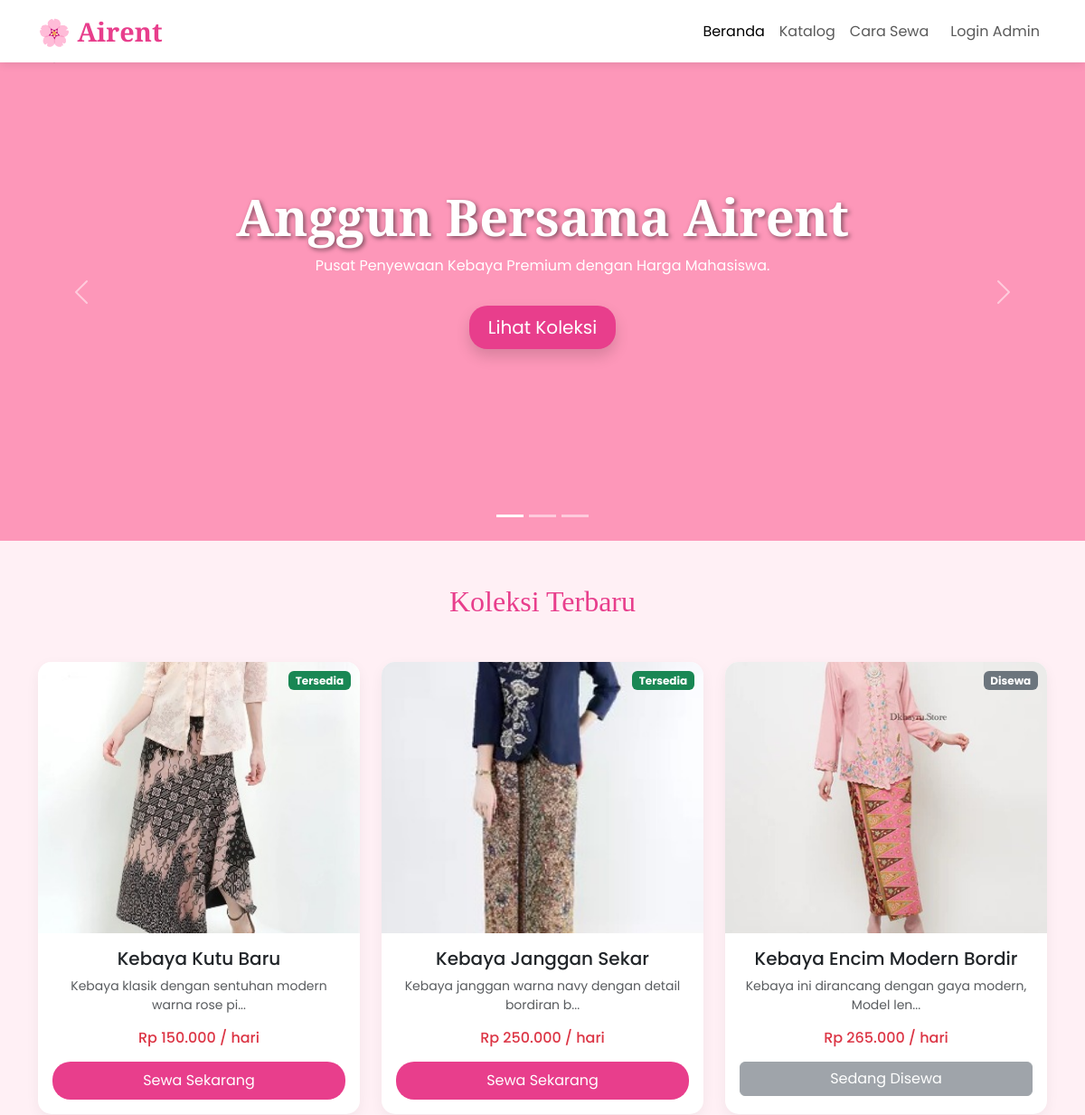
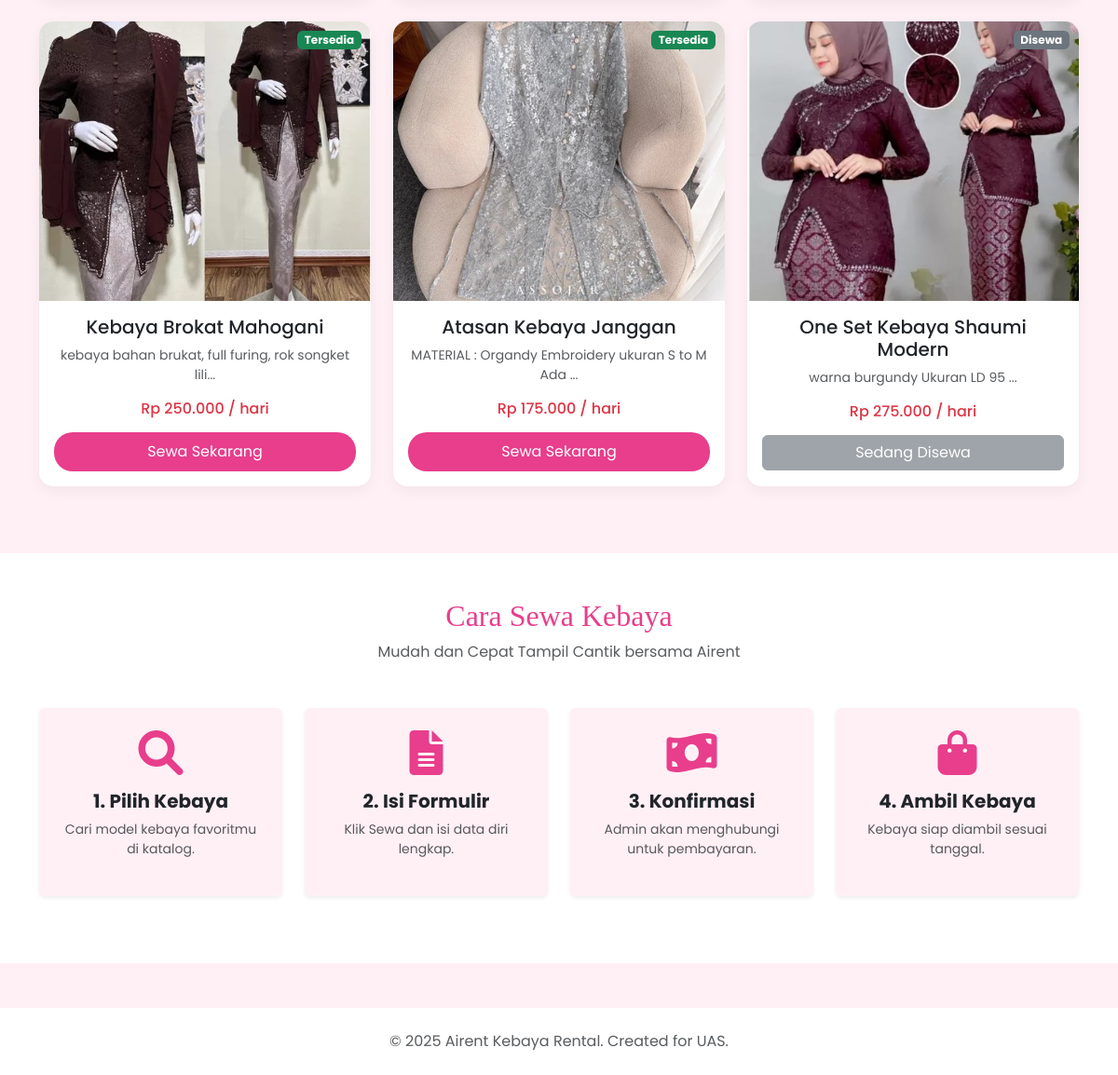
The page / on the database its author committed (2 pictures, top to bottom).
### tables this page shows
CREATE TABLE `kebaya` (
  `id` int(11) NOT NULL,
  `nama_kebaya` varchar(100) NOT NULL,
  `deskripsi` text NOT NULL,
  `harga_sewa` int(11) NOT NULL,
  `gambar` varchar(100) NOT NULL,
  `status` enum('Tersedia','Disewa') DEFAULT 'Tersedia'
);

### index.php (the view, shortened to what this page needs)
<?php
include 'koneksi.php';
$query = mysqli_query($koneksi, "SELECT * FROM kebaya");
?>
<!DOCTYPE html>
<html lang="id">
<head>
    <link href="https://cdn.jsdelivr.net/npm/bootstrap@5.3.0/dist/css/bootstrap.min.css" rel="stylesheet">
    <link rel="stylesheet" href="https://cdnjs.cloudflare.com/ajax/libs/font-awesome/6.0.0/css/all.min.css">
</head>
<body>
    <nav class="navbar navbar-expand-lg navbar-light fixed-top">
        <div class="container">
            <a class="navbar-brand" href="#">🌸 Airent</a>
            <div class="collapse navbar-collapse" id="navbarNav">
                <ul class="navbar-nav ms-auto">
                    <li class="nav-item"><a class="nav-link active" href="#">Beranda</a></li>
                    <li class="nav-item"><a class="nav-link" href="#katalog">Katalog</a></li>
                    <li class="nav-item"><a class="nav-link" href="#cara-sewa">Cara Sewa</a></li>
                    <li class="nav-item"><a class="nav-link btn btn-outline-danger ms-2 rounded-pill" href="login.php">Login Admin</a></li>
                </ul>
            </div>
        </div>
    </nav>
    <header class="hero mt-5">
    <div id="heroCarousel" class="carousel slide mt-5" data-bs-ride="carousel">
        <div class="carousel-indicators">
            <button type="button" data-bs-target="#heroCarousel" data-bs-slide-to="0" class="active"></button>
            <button type="button" data-bs-target="#heroCarousel" data-bs-slide-to="1"></button>
            <button type="button" data-bs-target="#heroCarousel" data-bs-slide-to="2"></button>
        </div>
        <div class="carousel-inner">
            <div class="carousel-item active">
                <img src="https://images.unsplash.com/photo-1596564239714-bce21d09e571?q=80&w=1600&auto=format&fit=crop" class="d-block w-100" alt="Kebaya 1">
                <div class="carousel-caption d-none d-md-block">
                    <h1 class="text-white">Anggun Bersama Airent</h1>
                    <p>Pusat Penyewaan Kebaya Premium dengan Harga Mahasiswa.</p>
                    <a href="#katalog" class="btn btn-airent btn-lg mt-3 shadow">Lihat Koleksi</a>
                </div>
            </div>
        </div>
        <button class="carousel-control-prev" type="button" data-bs-target="#heroCarousel" data-bs-slide="prev"><span class="carousel-control-prev-icon" aria-hidden="true"></span></button>
        <button class="carousel-control-next" type="button" data-bs-target="#heroCarousel" data-bs-slide="next"><span class="carousel-control-next-icon" aria-hidden="true"></span></button>
    </div>
    </header>
    <section id="katalog" class="container py-5">
        <h2 class="text-center mb-5" style="font-family: 'Playfair Display'; color: #e83e8c;">Koleksi Terbaru</h2>
        <div class="row">
            <?php while($data = mysqli_fetch_array($query)) { ?>
                <div class="col-md-4 mb-4">
                    <div class="card h-100">
                        <?php if($data['status'] == 'Tersedia'): ?>
                            <span class="badge bg-success badge-status">Tersedia</span>
                        <?php else: ?>
                            <span class="badge bg-secondary badge-status">Disewa</span>
                        <?php endif; ?>
                        <img src="img/<?= $data['gambar']; ?>" class="card-img-top" alt="<?= $data['nama_kebaya']; ?>" style="cursor: pointer;" onclick="bukaGambar('img/<?= $data['gambar']; ?>', '<?= $data['nama_kebaya']; ?>')" onerror="this.src='https://via.placeholder.com/300x400?text=No+Image'">
                        <div class="card-body text-center">
                            <h5 class="card-title"><?= $data['nama_kebaya']; ?></h5>
                            <p class="card-text text-muted small"><?= substr($data['deskripsi'], 0, 50); ?>...</p>
                            <h6 class="text-danger mb-3">Rp <?= number_format($data['harga_sewa'], 0, ',', '.'); ?> / hari</h6>
                            <?php if($data['status'] == 'Tersedia'): ?>
                                <button type="button" class="btn btn-airent w-100" onclick="isiFormSewa('<?= $data['id']; ?>', '<?= $data['nama_kebaya']; ?>')">
                                    Sewa Sekarang
                                </button>
                            <?php else: ?>
                                <button class="btn btn-secondary w-100" disabled>Sedang Disewa</button>
                            <?php endif; ?>
                        </div>
                    </div>
                </div>
            <?php } ?>
        </div>
    </section>
    <section id="cara-sewa" class="py-5" style="background-color: white;">
        <div class="container">
            <div class="text-center mb-5">
                <h2 style="font-family: 'Playfair Display'; color: #e83e8c;">Cara Sewa Kebaya</h2>
                <p class="text-muted">Mudah dan Cepat Tampil Cantik bersama Airent</p>
            </div>
            <div class="row text-center">
                <div class="col-md-3 mb-4"><div class="p-4 rounded shadow-sm h-100" style="background-color: #fff0f5;"><i class="fas fa-search fa-3x mb-3" style="color: #e83e8c;"></i><h5 class="fw-bold">1. Pilih Kebaya</h5><p class="small text-muted">Cari model kebaya favoritmu di katalog.</p></div></div>
                <div class="col-md-3 mb-4"><div class="p-4 rounded shadow-sm h-100" style="background-color: #fff0f5;"><i class="fas fa-file-alt fa-3x mb-3" style="color: #e83e8c;"></i><h5 class="fw-bold">2. Isi Formulir</h5><p class="small text-muted">Klik Sewa dan isi data diri lengkap.</p></div></div>
                <div class="col-md-3 mb-4"><div class="p-4 rounded shadow-sm h-100" style="background-color: #fff0f5;"><i class="fas fa-money-bill-wave fa-3x mb-3" style="color: #e83e8c;"></i><h5 class="fw-bold">3. Konfirmasi</h5><p class="small text-muted">Admin akan menghubungi untuk pembayaran.</p></div></div>
                <div class="col-md-3 mb-4"><div class="p-4 rounded shadow-sm h-100" style="background-color: #fff0f5;"><i class="fas fa-shopping-bag fa-3x mb-3" style="color: #e83e8c;"></i><h5 class="fw-bold">4. Ambil Kebaya</h5><p class="small text-muted">Kebaya siap diambil sesuai tanggal.</p></div></div>
            </div>
        </div>
    </section>
    <footer class="text-center py-4 bg-white mt-5">
        <p class="mb-0 text-muted">&copy; 2025 Airent Kebaya Rental. Created for UAS.</p>
    </footer>
</body>
</html>

### index.php (style rules this page uses)
:root { --pink-primary: #e83e8c; --pink-soft: #fce4ec; --pink-hover: #c21768; }
body { font-family: 'Poppins', sans-serif; background-color: #fff0f5; }
html { scroll-behavior: smooth; scroll-padding-top: 80px; }
.navbar { background-color: white; box-shadow: 0 2px 10px rgba(0,0,0,0.1); }
.navbar-brand { font-family: 'Playfair Display', serif; font-size: 1.8rem; color: var(--pink-primary) !important; font-weight: bold; }
.carousel-item { height: 550px; background-color: #fd97b9ff; }
.carousel-item img { height: 100%; width: 100%; object-fit: cover; opacity: 0.7; }
.carousel-caption { bottom: 35%; z-index: 2; }
.carousel-caption h1 { font-family: 'Playfair Display', serif; font-size: 3.5rem; font-weight: bold; text-shadow: 2px 2px 5px rgba(0,0,0,0.5); }
.card { border: none; border-radius: 15px; transition: transform 0.3s; box-shadow: 0 5px 15px rgba(0,0,0,0.05); }
.card-img-top { height: 300px; object-fit: cover; border-top-left-radius: 15px; border-top-right-radius: 15px; }
.btn-airent { background-color: var(--pink-primary); color: white; border-radius: 20px; padding: 8px 20px; }
.badge-status { position: absolute; top: 10px; right: 10px; }

### rows shown on the page
kebaya: status "Tersedia", gambar (picture), nama_kebaya "Kebaya Kutu Baru", deskripsi "Kebaya klasik dengan sentuhan modern warna rose pi", harga_sewa "150.000"
kebaya: status "Tersedia", gambar (picture), nama_kebaya "Kebaya Janggan Sekar", deskripsi "Kebaya janggan warna navy dengan detail bordiran b", harga_sewa "250.000"
kebaya: status "Disewa", gambar+nama_kebaya (picture), nama_kebaya "Kebaya Encim Modern Bordir", deskripsi "Kebaya ini dirancang dengan gaya modern, Model len", harga_sewa "265.000"
kebaya: status "Tersedia", gambar (picture), nama_kebaya "Kebaya Brokat Mahogani", deskripsi "kebaya bahan brukat, full furing, rok songket lili", harga_sewa "250.000"
kebaya: status "Tersedia", gambar (picture), nama_kebaya "Atasan Kebaya Janggan", deskripsi "MATERIAL : Organdy Embroidery ukuran S to M Ada", harga_sewa "175.000"
kebaya: status "Disewa", gambar (picture), nama_kebaya "One Set Kebaya Shaumi Modern", deskripsi "warna burgundy Ukuran LD 95", harga_sewa "275.000"
